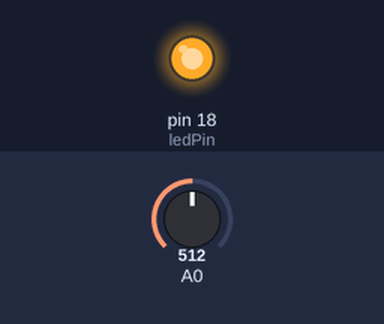
Bench run of a sketch on a simulated Arduino Uno, built with avr-gcc and run on an emulated ATmega328P. Shown: output pins drawn as LEDs (lit = HIGH). Inputs (shaded band) come from the test bench; at power-on: A0 = 512.

Above: at 1.2 s.
1.3 s: A0 set to 885
2.8 s: A0 set to 910
At 3.4 s:
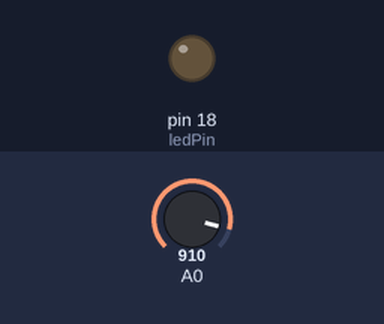
4.3 s: A0 set to 716
At 4.6 s:
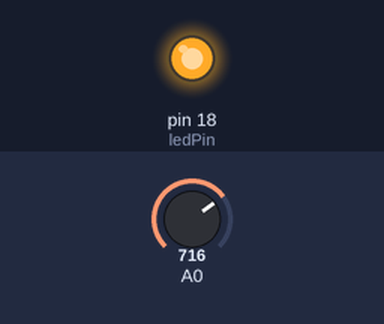
5.8 s: A0 set to 900
At 6.9 s:
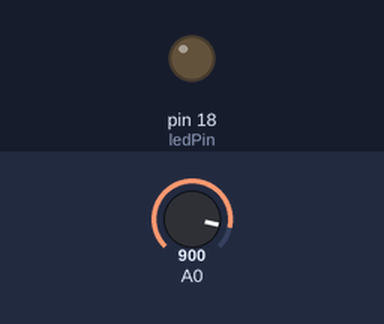
Timing chart, 0 to 8.3 s (numbered marks = the images above; inputs shaded):
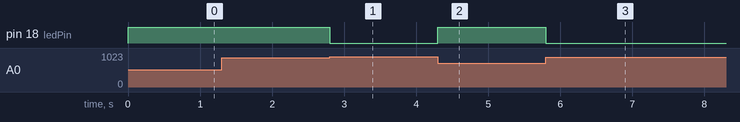

The sketch:

led.ino
```cpp
const int ledPin = 18;
int a = 0;
int adc = 0;
int finall = 0;
void setup(){
  pinMode(ledPin, OUTPUT);
}

void loop(){
  adc = analogRead(A0);
  finall = 1000-adc+20;
  analogWrite(ledPin, finall);
}
```

Measured:
- the behaviour switches between 892 and 893 on A0 (found by bisection; images 0 and 1)
- after the input at 1.3 s, every drawn part: stays the same
- after the input at 2.8 s, pin 18 (ledPin): HIGH → LOW at once
- after the input at 4.3 s, pin 18 (ledPin): LOW → HIGH at once
- after the input at 5.8 s, pin 18 (ledPin): HIGH → LOW at once
